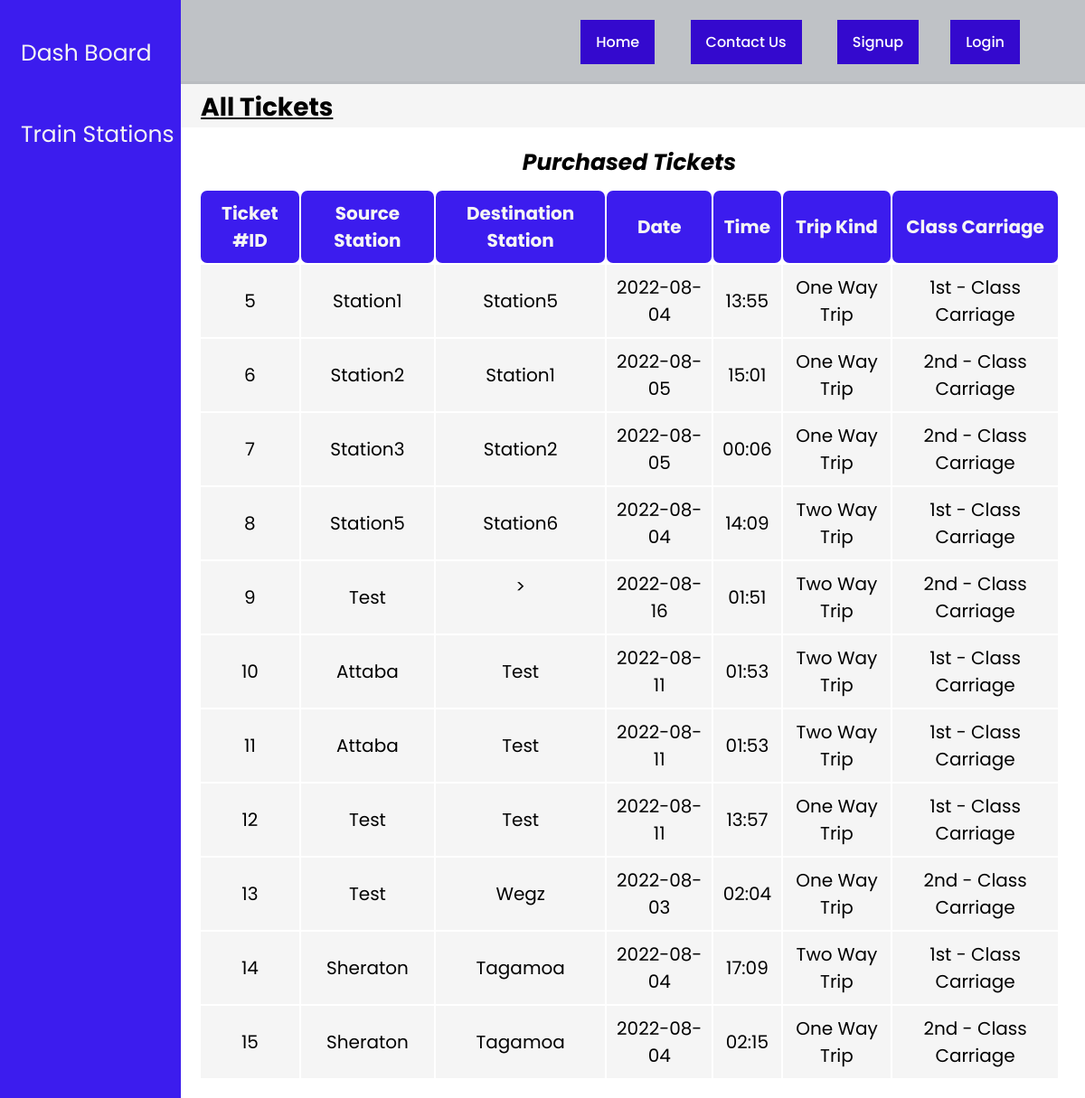
Page /all-tickets.php on the earlier database version.
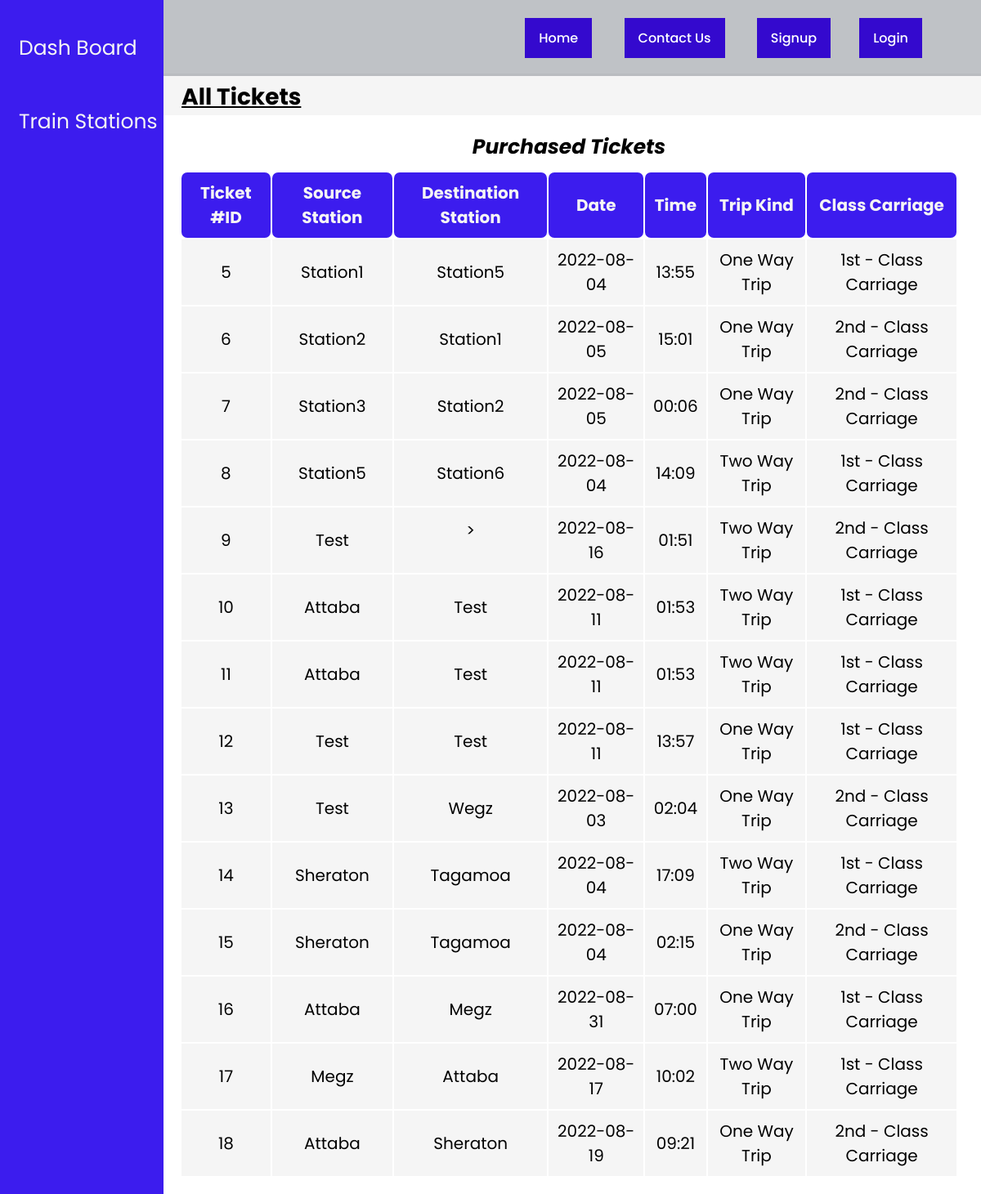
Same page on the later database version.
### tables this page shows
CREATE TABLE `tickets` (
  `ticketID` int(200) NOT NULL,
  `source` varchar(200) NOT NULL,
  `destination` varchar(200) NOT NULL,
  `date` varchar(200) NOT NULL,
  `time` varchar(200) NOT NULL,
  `trip_type` varchar(200) NOT NULL,
  `trip_class` varchar(200) NOT NULL,
  `ticketCount` int(200) NOT NULL,
  `by_user_id` int(200) NOT NULL
);

### all-tickets.php (the view, shortened to what this page needs)
<!DOCTYPE html>
<html lang="en">
<?php require_once './database/dbConnection.php';?>
<head>
    <link rel="stylesheet" href="CSS/admin-panel.css">
</head>
<?php session_start();
    include 'navbar.php';?>
<body>
    <div class="sidenav">
        <a href="admin-panel.php">Dash Board</a>
        <a href="train-stations.php">Train Stations</a>
    </div>
    <div class="body2">
        <div class="title">
            <p> <b>All Tickets</b></p>
        </div>
        <div class="users-table">
            <table>
                <caption><b>Purchased Tickets</b></caption>
                <thead>
                    <tr>
                        <th>Ticket #ID</th>
                        <th>Source Station</th>
                        <th>Destination Station</th>
                        <th>Date</th>
                        <th>Time</th>
                        <th>Trip Kind</th>
                        <th>Class carriage</th>
                    </tr>
                </thead>
                <?php
$sql="SELECT * FROM tickets";
$result=mysqli_query($conn,$sql);
while($row=mysqli_fetch_assoc($result))
{
?>
                <tbody>
                    <tr class="grey-tr">
                        <td><span name="ID"><?php echo $row['ticketID'] ?> </span></td>
                        <td><?php echo $row['source'] ?></td>
                        <td><?php echo $row['destination'] ?></td>
                        <td><?php echo $row['date'] ?></td>
                        <td><?php echo $row['time'] ?></td>
                        <td><?php echo $row['trip_type'] ?></td>
                        <td><?php echo $row['trip_class'] ?></td>
                    </tr>
                </tbody>
                <?php
}
                ?>
            </table>
        </div>
    </div>
</body>
</html>

### navbar.php (shortened to what this page needs)
<html>
<head>
  <link rel="stylesheet" href="css/navbar.css" />
  <link rel="stylesheet" href="css/index.css" />
</head>
  <nav>
    <ul id="menu">
    <?php
      if (!isset($_SESSION['user_id'])):
    ?>
      <li><a href="index.php">Home</li></a>
      <li><a href="cu.php">Contact us</a></li>
      <li><a href="Signup.php">Signup</a>
      <li><a href="login.php">Login</a>
      <?php endif;?>
    </ul>
  </nav>
</html>

### css/admin-panel.css (style rules this page uses)
body { font-family: 'Poppins', sans-serif; }
.sidenav { height: 100%; width: 200px; position: fixed; z-index: 1; top: 0; left: 0px; background-color: rgb(60, 28, 238); overflow-x: hidden; padding-top: 34px; }
.sidenav a { padding: 6px 6px 6px 23px; text-decoration: none; margin-bottom: 40px; font-size: 25px; color: whitesmoke; display: block; }
.body2 { margin-left: 192px; }
.title { margin-top: 90px; font-size: 28px; text-decoration: underline; text-underline-offset: 2px; background-color: whitesmoke; padding: 8px 30px 1px; }
.users-table { text-align: center; margin: 20px 28px; font-size: 20px; }
table { width: 100%; }
th { color: whitesmoke; background-color: rgb(60, 28, 238); border: 0px #111 solid; border-radius: 7px; }
th, td { padding: 10px; }
.grey-tr { background-color: rgb(245, 245, 245); border: 4px rgb(60, 28, 238) solid; }
caption { font-size: 25px; font-style: italic; margin-bottom: 10px; }

### css/navbar.css (style rules this page uses)
* { font-family: 'Poppins', sans-serif; margin: 0; padding: 0; outline: none; border: none; text-decoration: none; text-transform: capitalize; transition: .2s linear; }
nav { display: flex; justify-content: space-between; align-items: center; padding: 22px 6%; position: absolute; top: 0; left: 0; width: 100%; z-index: 1; background-color: rgba(95, 103, 113, 0.4); }
nav ul li:last-child { padding: 0; }
nav ul li a { display: block; }
nav ul li { display: inline-block; margin-left: 35px; color: white; text-transform: uppercase; font-weight: 500; transition: 0.3s; cursor: pointer; }
nav ul li a { color: white; text-decoration: none; background-color: var(--main-text-color); padding: 12px 17px; transition: 0.3s; }

### css/index.css (style rules this page uses)
:root { --main-text-color: #3409ce; }
* { font-family: "Poppins", sans-serif; margin: 0; padding: 0; box-sizing: border-box; list-style: none; }

Differences in the rows shown:
added tickets: ticketID "16", source "Attaba", destination "Megz", date "2022-08-31", time "07:00", trip_type "One Way Trip", trip_class "1st - Class Carriage"
added tickets: ticketID "17", source "Megz", destination "Attaba", date "2022-08-17", time "10:02", trip_type "Two Way Trip", trip_class "1st - Class Carriage"
added tickets: ticketID "18", source "Attaba", destination "Sheraton", date "2022-08-19", time "09:21", trip_type "One Way Trip", trip_class "2nd - Class Carriage"
